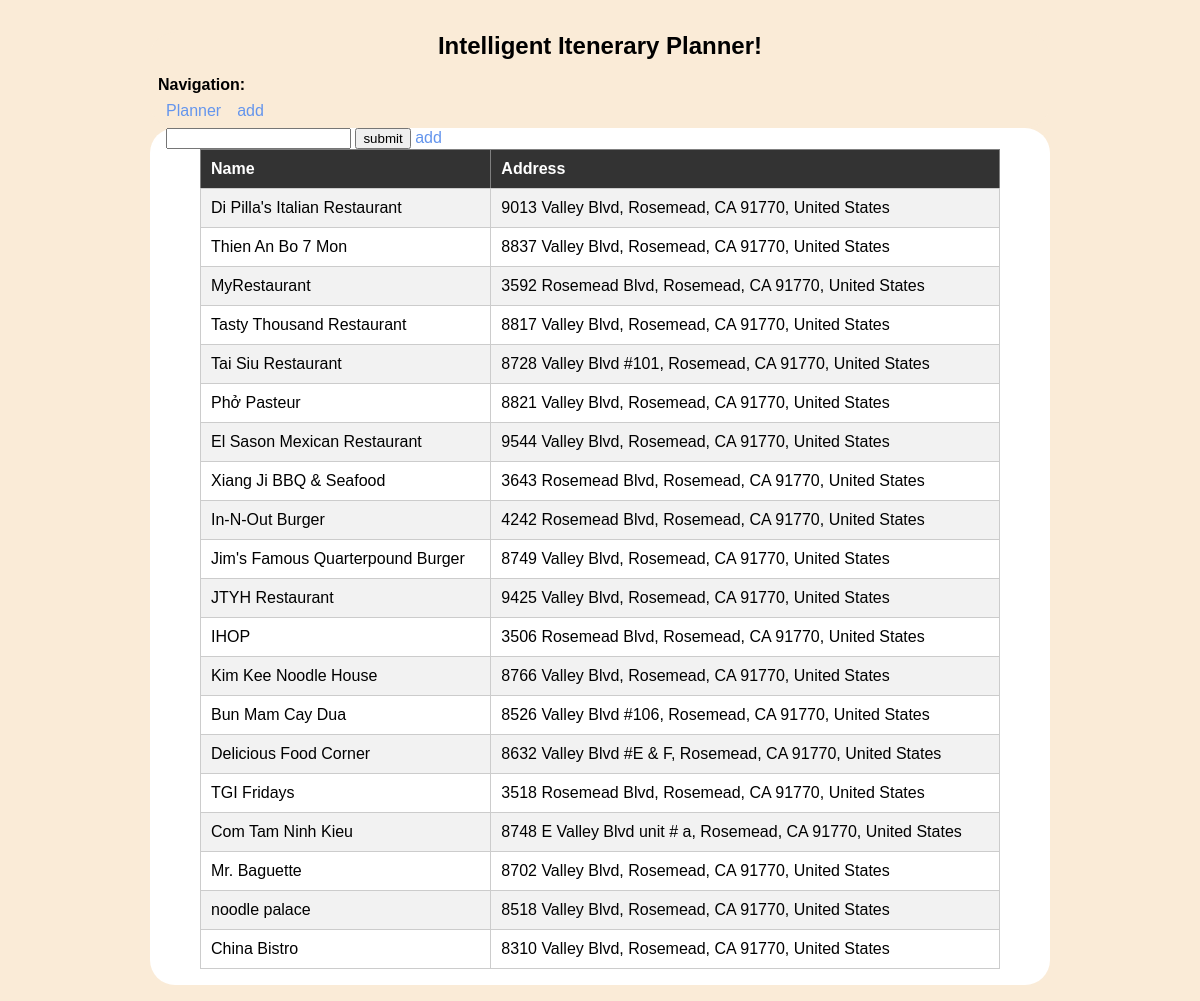
Before: / with the older database file.
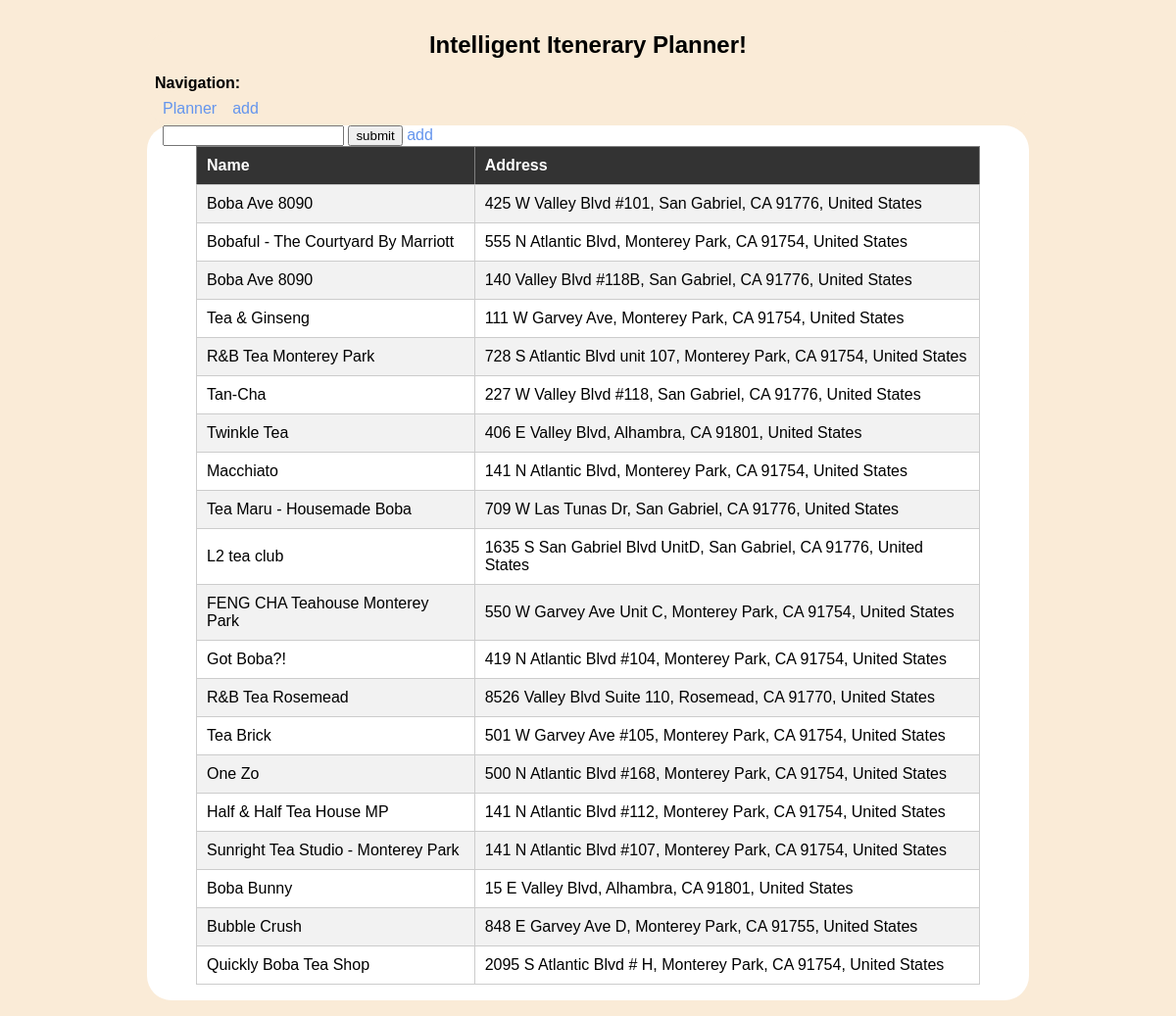
After: the same page with the newer database file.
### tables this page shows
CREATE TABLE places (name TEXT, address TEXT, rating INTEGER, rating_numbers INTEGER, open_hour TEXT);

### website/app.py (the view)
@app.route('/',methods=['GET', 'POST'])
def index():
    Address = request.form.get('Address',"")
    conn = sqlite3.connect('places.db')
    cur = conn.cursor()
    cur.execute("select * from places where Address like '%{}%'".format(Address))
    list = cur.fetchall()
    print(list[0])
    return render_template('index.html', list=list)

### website/templates/index.html
{% extends 'base.html' %}
{% block content %}
	<body>
	<form action="/" method="post">
		<input name="Address">
		<input type="submit" value="submit">
		<a href="/add">add</a>
	</form>
	<table border="1">
		<tr>
			<th>Name</th>
			<th>Address</th>
		</tr>
		{% for item in list %}
		<tr>
			<td>{{item[0]}}</td>
			<td>{{item[1]}}</td>
		</tr>
		{% endfor %}
	</table>
	</body>
{% endblock %}

### website/templates/base.html (shortened to what this page needs)
<!doctype html>
<link rel="stylesheet" href="{{ url_for('static', filename='style.css') }}">
<nav>
  <h1>Intelligent Itenerary Planner!</h1>
  <b>Navigation:</b>
  <ul>
    <li><a href="{{ url_for('index') }}">Planner</a></li>
    <li><a href="{{ url_for('add') }}">add</a></li>
  </ul>
</nav>
<section class="content">
  {% block content %}{% endblock %}
</section>

### website/static/style.css (style rules this page uses)
body { max-width: 900px; margin: 0 auto; }
h1 { color: rgb(0, 0, 0); font-family: sans-serif; margin: 1rem 0; text-align: center; }
a { color: CornflowerBlue; text-decoration: none; }
nav { background: AntiqueWhite; padding: 0 0.5rem; border-radius: 25px; }
nav ul { display: flex; list-style: none; margin: 0; padding: 0; }
nav ul li a { display: block; padding: 0.5rem; }
.content { padding: 0 1rem 1rem; background: white; border-radius: 25px; }
table { border-collapse: collapse; width: 100%; max-width: 800px; margin: 0 auto; }
th, td { padding: 10px; text-align: left; }
th { background-color: #333; color: #fff; }
td { border: 1px solid #ccc; }
tr:nth-child(even) td { background-color: #f2f2f2; }

Changed rows visible on the page:
changed places: name "Di Pilla's Italian Restaurant" → "Boba Ave 8090"; address "9013 Valley Blvd, Rosemead, CA 91770, United States" → "425 W Valley Blvd #101, San Gabriel, CA 91776, United States"
changed places: name "Thien An Bo 7 Mon" → "Bobaful - The Courtyard By Marriott"; address "8837 Valley Blvd, Rosemead, CA 91770, United States" → "555 N Atlantic Blvd, Monterey Park, CA 91754, United States"
changed places: name "MyRestaurant" → "Boba Ave 8090"; address "3592 Rosemead Blvd, Rosemead, CA 91770, United States" → "140 Valley Blvd #118B, San Gabriel, CA 91776, United States"
changed places: name "Tasty Thousand Restaurant" → "Tea & Ginseng"; address "8817 Valley Blvd, Rosemead, CA 91770, United States" → "111 W Garvey Ave, Monterey Park, CA 91754, United States"
changed places: name "Tai Siu Restaurant" → "R&B Tea Monterey Park"; address "8728 Valley Blvd #101, Rosemead, CA 91770, United States" → "728 S Atlantic Blvd unit 107, Monterey Park, CA 91754, United States"
changed places: name "Phở Pasteur" → "Tan-Cha"; address "8821 Valley Blvd, Rosemead, CA 91770, United States" → "227 W Valley Blvd #118, San Gabriel, CA 91776, United States"
changed places: name "El Sason Mexican Restaurant" → "Twinkle Tea"; address "9544 Valley Blvd, Rosemead, CA 91770, United States" → "406 E Valley Blvd, Alhambra, CA 91801, United States"
changed places: name "Xiang Ji BBQ & Seafood" → "Macchiato"; address "3643 Rosemead Blvd, Rosemead, CA 91770, United States" → "141 N Atlantic Blvd, Monterey Park, CA 91754, United States"
changed places: name "In-N-Out Burger" → "Tea Maru - Housemade Boba"; address "4242 Rosemead Blvd, Rosemead, CA 91770, United States" → "709 W Las Tunas Dr, San Gabriel, CA 91776, United States"
changed places: name "Jim's Famous Quarterpound Burger" → "L2 tea club"; address "8749 Valley Blvd, Rosemead, CA 91770, United States" → "1635 S San Gabriel Blvd UnitD, San Gabriel, CA 91776, United States"
changed places: name "JTYH Restaurant" → "FENG CHA Teahouse Monterey Park"; address "9425 Valley Blvd, Rosemead, CA 91770, United States" → "550 W Garvey Ave Unit C, Monterey Park, CA 91754, United States"
changed places: name "IHOP" → "Got Boba?!"; address "3506 Rosemead Blvd, Rosemead, CA 91770, United States" → "419 N Atlantic Blvd #104, Monterey Park, CA 91754, United States"
changed places: name "Kim Kee Noodle House" → "R&B Tea Rosemead"; address "8766 Valley Blvd, Rosemead, CA 91770, United States" → "8526 Valley Blvd Suite 110, Rosemead, CA 91770, United States"
changed places: name "Bun Mam Cay Dua" → "Tea Brick"; address "8526 Valley Blvd #106, Rosemead, CA 91770, United States" → "501 W Garvey Ave #105, Monterey Park, CA 91754, United States"
changed places: name "Delicious Food Corner" → "One Zo"; address "8632 Valley Blvd #E & F, Rosemead, CA 91770, United States" → "500 N Atlantic Blvd #168, Monterey Park, CA 91754, United States"
changed places: name "TGI Fridays" → "Half & Half Tea House MP"; address "3518 Rosemead Blvd, Rosemead, CA 91770, United States" → "141 N Atlantic Blvd #112, Monterey Park, CA 91754, United States"
changed places: name "Com Tam Ninh Kieu" → "Sunright Tea Studio - Monterey Park"; address "8748 E Valley Blvd unit # a, Rosemead, CA 91770, United States" → "141 N Atlantic Blvd #107, Monterey Park, CA 91754, United States"
changed places: name "Mr. Baguette" → "Boba Bunny"; address "8702 Valley Blvd, Rosemead, CA 91770, United States" → "15 E Valley Blvd, Alhambra, CA 91801, United States"
changed places: name "noodle palace" → "Bubble Crush"; address "8518 Valley Blvd, Rosemead, CA 91770, United States" → "848 E Garvey Ave D, Monterey Park, CA 91755, United States"
changed places: name "China Bistro" → "Quickly Boba Tea Shop"; address "8310 Valley Blvd, Rosemead, CA 91770, United States" → "2095 S Atlantic Blvd # H, Monterey Park, CA 91754, United States"
